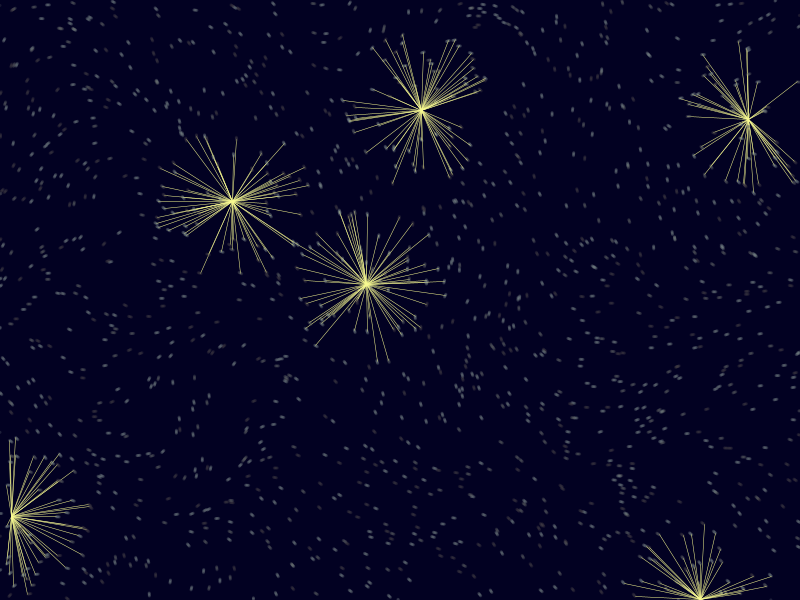
Frame 1 (no input)
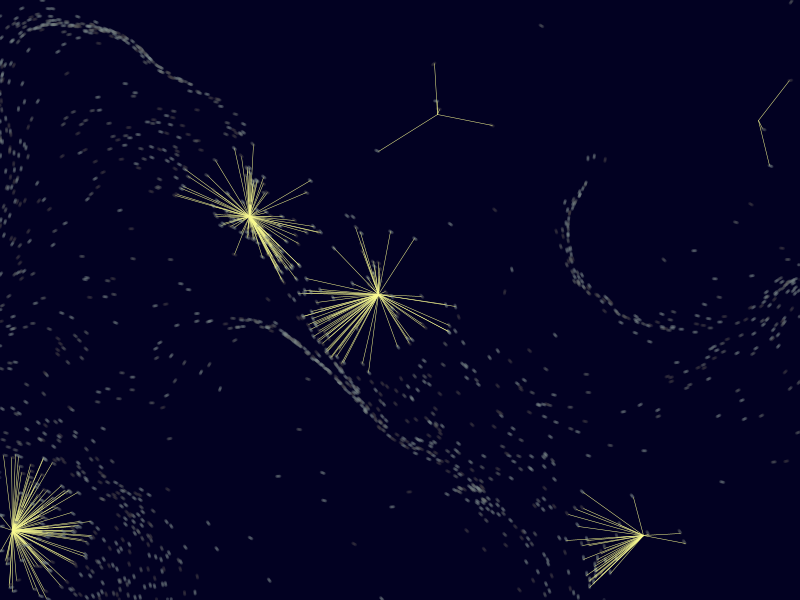
Frame 60 (the mouse pressed at the canvas centre just before this capture)
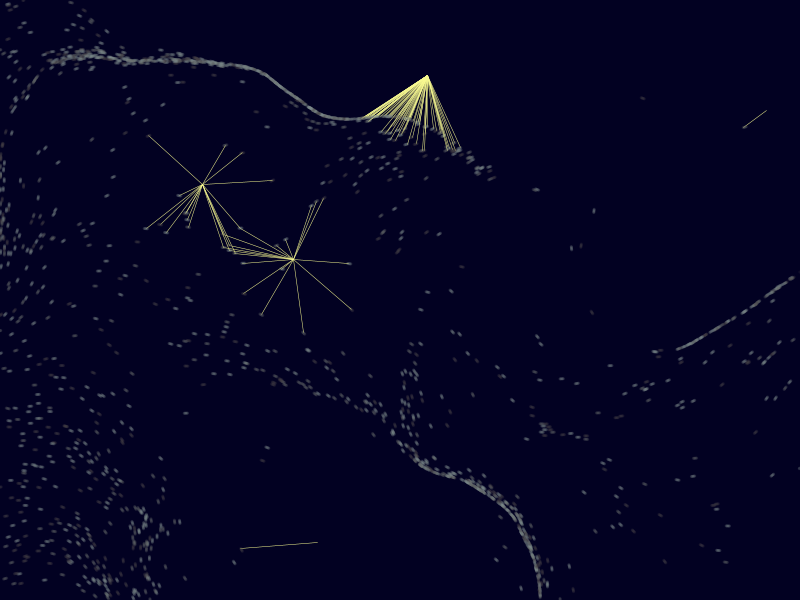
Frame 120 (the mouse held since frame 60 and released just before this capture)

The Processing sketch that drew these frames (run headless with seeded random() and noise(); from frame 60 on, the mouse is pressed at the canvas centre):

// Processing sketch: connect
// ── connect.pde
Particle[] particles = new Particle[1500];
Connector[] c = new Connector[6];

float elapsedFrames, d, limit;
PVector loc, vel, mouse, mouse_, direction;
PVector cloc, rand;

void setup()
{
  size(800,600);
  
  for (int i=0; i<particles.length; i++)
  {
    loc = new PVector(random(0,width), random(0,height));
    vel = new PVector(0,0);
    particles[i] = new Particle(loc, vel);
  }
  
  for (int m=0; m<c.length;m++)
  {
    rand = new PVector(random(width), random(height));
    c[m] = new Connector(rand);
  }
  
}

void draw()
{
  background(#020122);
  
  elapsedFrames++;
  mouse = new PVector(mouseX, mouseY);
  for (int n=0; n<c.length; n++)
  {
    c[n].update(mouse);
    c[n].run();
  }

}
// ── Connector.pde
class Connector{
  PVector c_loc;
  PVector c_loc_;
  PVector initloc;
  PVector interact;
  float pushforce, recoverforce;

  
  Connector(PVector _c_loc)
  {
    float deg = random(360);
    float r = random(10,300);
    initloc = _c_loc;
    c_loc = initloc;
    
    pushforce = 300;
    recoverforce = 30;
  }
  
  void update(PVector _target)
  {
    PVector loc0 = c_loc;
    interact = _target;
    PVector ab = PVector.sub(interact, loc0);
    float r = pushforce/(ab.x*ab.x+ab.y*ab.y);
    PVector go = new PVector(c_loc.x-ab.x*r, c_loc.y-ab.y*r);
    PVector pull = new PVector(((initloc.x-loc0.x)/recoverforce), ((initloc.y-loc0.y)/recoverforce));
    c_loc = PVector.add(go, pull);
  }
  
  void bounds()
  {
    if(c_loc.y > height || c_loc.y < 0 || c_loc.x > width || c_loc.x < 0){
      c_loc.x = random(width);
      c_loc.y = random(height);
    }
  }
  
  void display()
  {
    limit = 80;

    for (int j=0; j<particles.length; j++)
    {
      particles[j].run();
      d = particles[j].getDistance(c_loc.x, c_loc.y);
      PVector posNow = particles[j].getPosition();
      if (d<limit)
      {
        stroke(#f8fa90);
        strokeWeight(.5);
        line(posNow.x, posNow.y, c_loc.x, c_loc.y);
      }    
    }

  }
  
  void run()
  {
    bounds();
    display();
  }
  
  
}

// ── Particle.pde
class Particle{
  PVector pos, vel, noiseVec;
  float noiseFloat;
  boolean out;
  float distance;
  int index;
  color c;

  
  Particle(PVector _pos, PVector _vel)
  {
    pos = _pos;
    vel = _vel;
    noiseVec = new PVector();
    
    color[] choices = {#7C898B, #636564, #474044, #4f5165};
    index = int(random(choices.length)-1);
    c = choices[index];
  }
  
  void update()
  {
    noiseFloat = noise(pos.x * 0.005, pos.y * 0.005, elapsedFrames * 0.005);
    noiseVec.x = -cos((noiseFloat * TWO_PI));
    noiseVec.y = sin((noiseFloat * TWO_PI));

    vel.add(noiseVec);
    vel.div(2.5);
    pos.add(vel);
  }
  
  void display()
  {
    fill(c,55);
    noStroke();
    ellipse(pos.x, pos.y, 3, 3);
  }
  
  void bounds()
  {
    if(pos.y > height || pos.y < 0 || pos.x > width || pos.x < 0){
      pos.x = 0;
      pos.y = random(height);
    }
  }

  void run()
  {
    update();
    bounds();
    display();
  }  
  
  PVector getPosition()
  {
    return pos;
  }
  
  float getDistance(float tx, float ty)
  {
    PVector target = new PVector(tx, ty);
    PVector dir = PVector.sub(pos, target);
    distance = dir.mag();
    return distance;
  }
  
}
